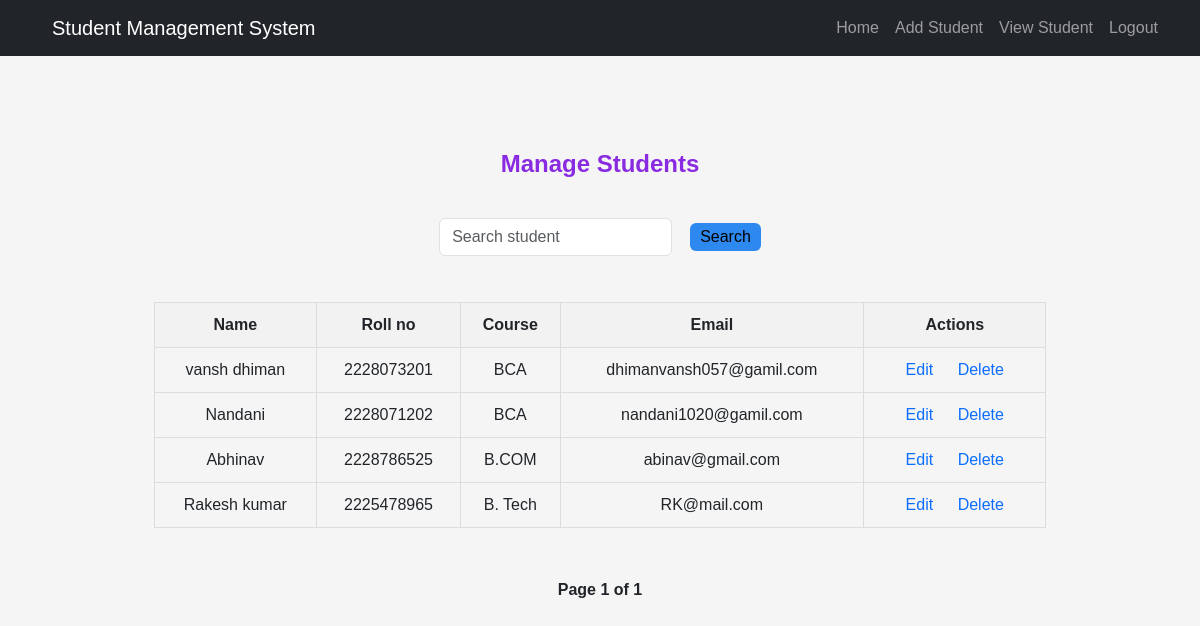
Page /view_students/ (signed in) on the earlier database version.
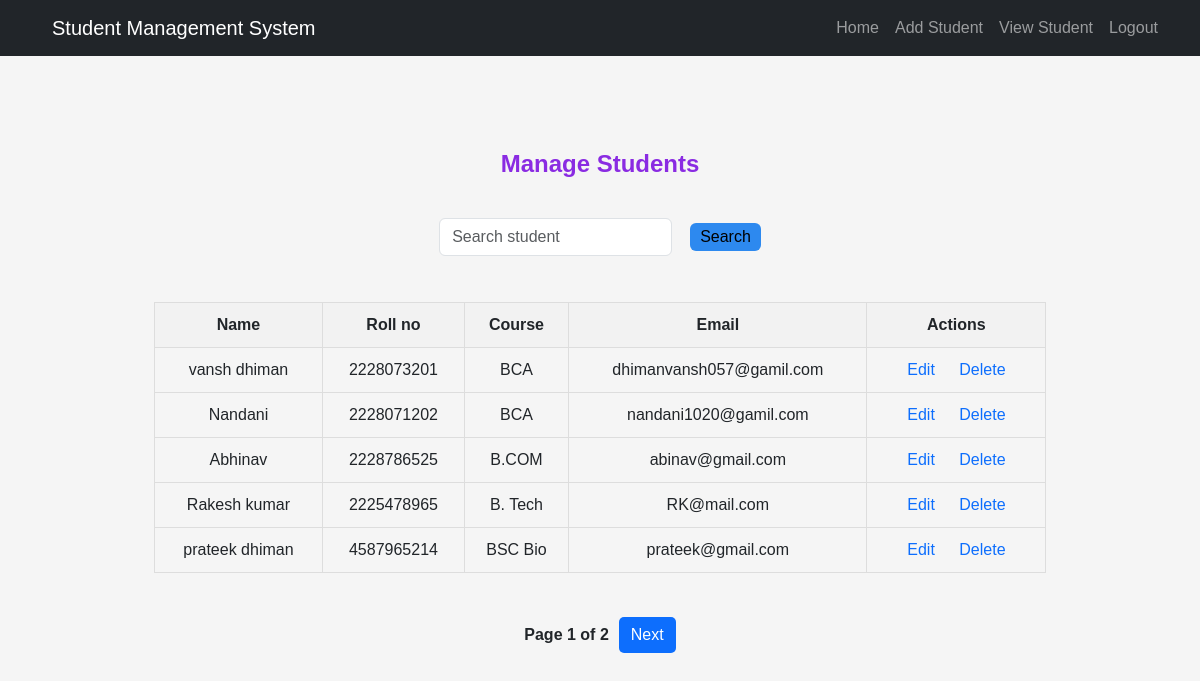
Same page on the later database version.
### myapp/models.py (models this page shows)
class Student(models.Model):
    name = models.CharField(max_length=50)
    roll_no = models.CharField(
        max_length=10,
        validators=[
            RegexValidator(
                r'^\d{10}$',
                'Roll number must be exactly 10 digits'
            )
        ]
    )
    email = models.EmailField()
    course = models.CharField(max_length=100)

### myapp/views.py (the view)
# urls.py: path('view_students/', views.view_students, name="view_students"),
@login_required
def view_students(request):
    search_query = request.GET.get('search')
    if search_query:
        students = Student.objects.filter(name__icontains=search_query)
    else:
        students = Student.objects.all()
    paginator = Paginator(students, 5) # Five students per page.
    page_number = request.GET.get('page')
    page_obj = paginator.get_page(page_number)
    return render(request, 'view_student.html', {"page_obj": page_obj})

### myapp/templates/view_student.html (shortened to what this page needs)
{% extends "base.html" %}
{% block content %}
<div class="container mt-3">
<div class="student-container">
    <p class="para">Manage Students</p>
    <div class="search mb-3">
        <form method="GET" class="d-flex flex-column flex-sm-row align-items-start align-items-sm-center gap-2">
            <input type="text" name="search" placeholder="Search student" class="form-control search-box">
            <div class="d-flex gap-2">
                <button type="submit" class="btn btn-primary search-btn">Search</button>
            </div>
        </form>
    </div>
    {% if page_obj %}
    <div class="table-responsive">
        <table>
            <tr>
                <th>Name</th>
                <th>Roll no</th>
                <th>Course</th>
                <th>Email</th>
                <th>Actions</th>
            </tr>
            {% for student in page_obj %}
            <tr>
                <td>{{student.name}}</td>
                <td>{{student.roll_no}}</td>
                <td>{{student.course}}</td>
                <td>{{student.email}}</td>
                <td>
                    <a href="{% url 'edit_student' student.id %}">Edit</a>
                    <a href="{% url 'delete_student' student.id %}">Delete</a>
                </td>
            </tr>
            {% endfor %}
        </table>
        <div class="pagination-container">
            <span class="page-info">
                Page {{ page_obj.number }} of {{ page_obj.paginator.num_pages }}
            </span>
            {% if page_obj.has_next %}
                <a href="?search={{ request.GET.search }}&page={{ page_obj.next_page_number }}"
                class="a-btn">Next</a>
            {% endif %}
        </div>
    </div>
    {% endif %}
</div>
</div>
{% endblock %}

### myapp/templates/base.html (shortened to what this page needs)
{% load static %}
<!DOCTYPE html>
<html lang="en">
<head>
    <link href="https://cdn.jsdelivr.net/npm/bootstrap@5.3.2/dist/css/bootstrap.min.css" rel="stylesheet">
    <link rel="stylesheet" href="{% static 'myapp/style.css' %}">
</head>
<body>
    <nav class="navbar navbar-expand-lg navbar-dark bg-dark">
        <div class="container">
            <a class="navbar-brand" href="#">Student Management System</a>
            <div class="collapse navbar-collapse" id="navbarNav">
                <ul class="navbar-nav ms-auto">
                    <li class="nav-item">
                        <a class="nav-link" href="{% url 'home' %}">Home</a>
                    </li>
                    <li class="nav-item">
                        <a class="nav-link" href="{% url 'add_student' %}">Add Student</a>
                    </li>
                    <li class="nav-item">
                        <a class="nav-link" href="{% url 'view_students' %}">View Student</a>
                    </li>
                    {% if user.is_authenticated %}
                    <li class="nav-item d-flex align-items-center ms-2">
                      <form action="{% url 'logout' %}" method="post" class="d-flex">
                        <button type="submit" class="btn btn-link nav-link p-0 m-0" style="height: 100%; line-height: inherit;">Logout</button>
                      </form>
                    </li>
                    {% endif %}
                </ul>
            </div>
        </div>
    </nav>
    {% block content %}
    {% endblock %}
</body>
</html>

### myapp/static/myapp/style.css (style rules this page uses)
body { background-color: whitesmoke; margin: 0; padding: 0; font-family: sans-serif; }
.student-container { width: 80%; margin: auto; margin-top: 30px; }
.para { text-align: center; font-size: 24px; font-weight: bold; padding: 20px 0; margin-top: 70px; color: blueviolet; }
.table-responsive { width: 100%; overflow-x: auto; }
table { width: 100%; border-collapse: collapse; margin-top: 30px; }
table th, table td { border: 1px solid #ddd; padding: 10px; text-align: center; }
table th { background-color: #f2f2f2; }
a { text-decoration: none; padding: 5px 10px; }
.pagination-container { margin-top: 25px; text-align: center; }
.search { width: 100%; display: flex; justify-content: center; }
.search-btn { background-color: #2d89ef; border: none; padding: 2px 10px; margin-left: 10px; }
.search-btn, .clear-btn:hover { color: black; }
.pagination-container { margin-top: 30px; display: flex; justify-content: center; align-items: center; flex-wrap: wrap; gap: 10px; text-align: center; }
.a-btn { padding: 6px 12px; background-color: #0d6efd; color: white; text-decoration: none; border-radius: 5px; }
span { font-weight: 700; padding: 20px 0px; text-align: center; }

Differences in the rows shown:
added Student: name "prateek dhiman", roll_no "4587965214", course "BSC Bio", email "prateek@gmail.com"
Other differences:
{{ page_obj.paginator.num_pages }}: "1" → "2"
text now shown: "Next"
